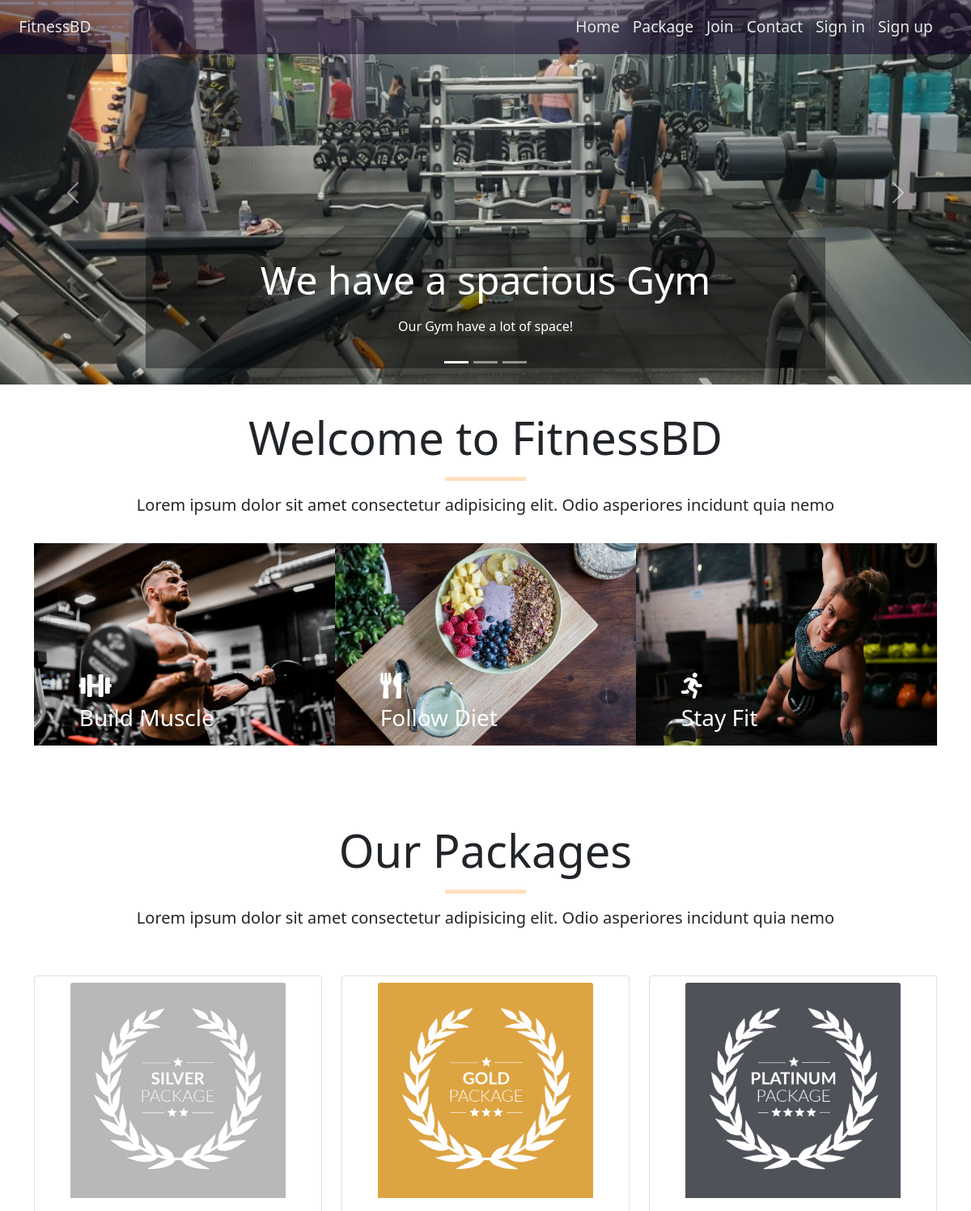
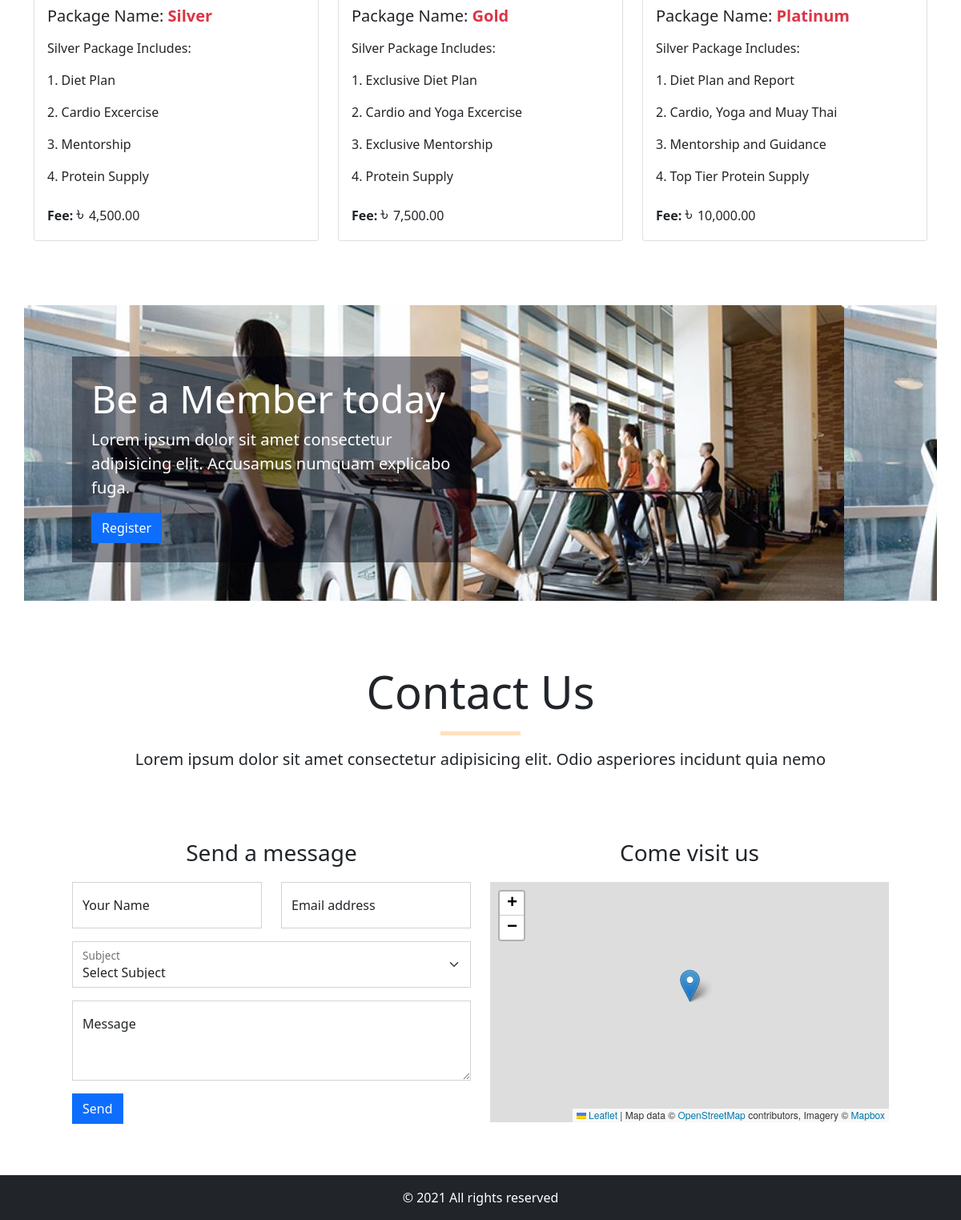
The page / on the database its author committed (2 pictures, top to bottom).
### tables this page shows
CREATE TABLE `slider` (
  `slider_id` int(11) NOT NULL,
  `slider_caption` varchar(128) NOT NULL,
  `slider_details` varchar(500) NOT NULL,
  `slider_image` varchar(255) NOT NULL,
  `slider_created` timestamp NOT NULL DEFAULT current_timestamp()
);

CREATE TABLE `package` (
  `package_id` int(11) NOT NULL,
  `package_name` varchar(20) NOT NULL,
  `package_details` text NOT NULL,
  `package_image` varchar(255) NOT NULL,
  `package_fee` float NOT NULL,
  `package_created` timestamp NOT NULL DEFAULT current_timestamp()
);

### core/main.php (called while the page is built, shortened)
<?php
    class Main
    {
        private $host = "localhost";
        private $user = "root";
        private $pass ="";
        private $database = "gym_manager";
        private function dbConnect()
        {
            try
            {
                $this->conn = new PDO('mysql:host='.$this->host.';dbname='.$this->database, $this->user, $this->pass);
            }
            catch(PDOException $Exception)
            {
                $this->errmsg = $Exception->getMessage();
            }
        }
    }
?>

### core/dashboard.php (called while the page is built, shortened)
<?php
    require_once "main.php";
    class Dashboard extends Main
    {
        public function viewPackages()
        {
            $this->sql = $this->conn->prepare("SELECT * FROM package");
            try
            {
                $this->sql->execute();
                if($this->sql->rowCount() > 0)
                {
                    $data = $this->sql->fetchAll(PDO::FETCH_OBJ);
                    return $data;
                }
                else
                {
                    return false;
                }
            }
            catch(PDOException $Exception)
            {
                $this->errmsg = $Exception->getMessage();
                $_SESSION['error'] = "Unexpected Error Occured. Please try again Later.<br> Error: ".$this->errmsg;
                return false;
            }
        }
        public function viewSlider()
        {
            $this->sql = $this->conn->prepare("SELECT * FROM slider ORDER BY slider_id DESC LIMIT 3");
            try
            {
                $this->sql->execute();
                if($this->sql->rowCount() > 0)
                {
                    $data = $this->sql->fetchAll(PDO::FETCH_OBJ);
                    return $data;
                }
                else
                {
                    return false;
                }
            }
            catch(PDOException $Exception)
            {
                $this->errmsg = $Exception->getMessage();
                $_SESSION['error'] = "Unexpected Error Occured. Please try again Later.<br> Error: ".$this->errmsg;
                return false;
            }
        }
    }
?>

### index.php (the view, shortened to what this page needs)
<?php
    require_once "core/dashboard.php";
    require_once "inc/header.php";
    require_once "inc/nav.php";
    $site = new Dashboard;
    $package = $site->viewPackages();
    $slider = $site->viewSlider();
?>
    <div class="container-fluid overflow-hidden sliderLanding" id="home-sec">
        <div class="row">
            <div class="col-12">
                <div id="sliderIndicators" class="carousel slide" data-bs-ride="carousel">
                    <ol class="carousel-indicators">
                        <li data-bs-target="#sliderIndicators" data-bs-slide-to="0" class="active"></li>
                        <li data-bs-target="#sliderIndicators" data-bs-slide-to="1"></li>
                        <li data-bs-target="#sliderIndicators" data-bs-slide-to="2"></li>
                    </ol>
                    <div class="carousel-inner">
                        <?php
                            if($slider != false)
                            {
                                $count = 0;
                                foreach($slider as $data)
                                {
                                    $count++;
                                    $sliderStats = null;
                                    if($count === 1)
                                    {
                                        $sliderStats = 'active';
                                    }
                        ?>
                        <div class="carousel-item <?=$sliderStats?>">
                            <img src="_resources/images/<?=$data->slider_image?>" class="d-block w-100" alt="...">
                            <div class="carousel-caption d-none d-md-block p-4">
                                <h5 class="display-5"><?=$data->slider_caption?></h5>
                                <p><?=$data->slider_details?></p>
                            </div>
                        </div>
                        <?php
                                }
                            }
                        ?>
                    </div>
                    <a class="carousel-control-prev" href="#sliderIndicators" role="button" data-bs-slide="prev">
                        <span class="carousel-control-prev-icon" aria-hidden="true"></span>
                    </a>
                    <a class="carousel-control-next" href="#sliderIndicators" role="button" data-bs-slide="next">
                        <span class="carousel-control-next-icon" aria-hidden="true"></span>
                    </a>
                </div>
            </div>
        </div>
    </div>
    <div class="container">
        <div class="row my-3 g-0">
            <div class="col-12">
                <div class="p-3 text-center">
                    <h2 class="display-4">Welcome to FitnessBD</h2>
                    <hr class="feat-separator">
                    <p class="fs-5">
                        Lorem ipsum dolor sit amet consectetur adipisicing elit. Odio asperiores incidunt quia nemo
                    </p>
                </div>
            </div>
            <div class="col-md-4 col-sm-12 feature-box">
                    <figure>
                        <img src="_resources/images/g.jpg" class="feature-img" alt="">
                    </figure>
                    <div class="feature-caption">
                        <i class="fs-2 text-white fas fa-dumbbell"></i>
                        <p class="fs-3 text-white">
                            Build Muscle
                        </p>
                    </div>
            </div>
            <div class="col-md-4 col-sm-12 feature-box">
                    <figure>
                        <img src="_resources/images/h.jpg" class="feature-img" alt="">
                    </figure>
                    <div class="feature-caption">
                        <i class="fs-2 text-white fas fa-utensils"></i>
                        <p class="fs-3 text-white">
                            Follow Diet
                        </p>
                    </div>
            </div>
            <div class="col-md-4 col-sm-12 feature-box">
                    <figure>
                        <img src="_resources/images/i.jpg" class="feature-img" alt="">
                    </figure>
                    <div class="feature-caption">
                        <i class="fs-2 text-white fas fa-running"></i>
                        <p class="fs-3 text-white">
                            Stay Fit
                        </p>
                    </div>
            </div>
        </div>
    </div>
    <div class="container overflow-hidden my-3 pt-5" id="package">
        <div class="row g-4">
            <div class="col-12">
                <div class="p-3 text-center">
                    <h2 class="display-4">Our Packages</h2>
                    <hr class="feat-separator">
                    <p class="fs-5">
                        Lorem ipsum dolor sit amet consectetur adipisicing elit. Odio asperiores incidunt quia nemo
                    </p>
                </div>
            </div>
            <?php
                if($package != false)
                {
                    foreach($package as $data)
                    {
                        $fee = "<span class='bdt'>&#2547; </span>".number_format($data->package_fee, 2);
            ?>
            <div class="col-md-4 col-sm-12">
                <div class="card mb-3">
                     <?php
                        if(isset($data->package_image))
                        {
                            echo '<img src="_resources/images/'.$data->package_image.'" alt="" class="card-img-top w-75 d-flex mx-auto my-2">';
                        }
                        else
                        {
                            echo '<img src="_resources/images/default.jpg" alt="" class="card-img-top w-75 d-flex mx-auto my-2">';
                        }
                    ?>
                    <div class="card-body">
                        <h5 class="card-title">
                            Package Name:
                            <strong class="text-danger"><?=$data->package_name?></strong>
                        </h5>
                        <p class="card-text"><?=$data->package_details?></p>
                        <p class="card-text"><strong>Fee:</strong> <?=$fee?></p>
                    </div>
                </div>
            </div>
            <?php
                    }
                }
            ?>
        </div>
    </div>
    <div class="container my-3 pt-5" id="join">
        <div class="row register-block p-5">
            <div class="col-6 mt-3 me-auto">
                <div class="reg-text text-white p-4">
                    <h3 class="display-5">Be a Member today</h3>
                    <p class="lead">
                        Lorem ipsum dolor sit amet consectetur adipisicing elit. Accusamus numquam explicabo fuga.
                    </p>
                    <a href="signup.php" class="btn btn-primary rounded-0">Register</a>
                </div>
            </div>
        </div>
    </div>
    <div class="container my-3 pt-5" id="contact">
            <div class="col-12">
                <div class="p-3 text-center">
                    <h2 class="display-4">Contact Us</h2>
                    <hr class="feat-separator">
                    <p class="fs-5">
                        Lorem ipsum dolor sit amet consectetur adipisicing elit. Odio asperiores incidunt quia nemo
                    </p>
                </div>
            </div>
        <div class="row p-5">
            <div class="col-md-6 col-sm-12">
                <p class="fs-3 text-center">Send a message</p>
                <form action="process/feedback.php" method="POST">
                    <div class="row mb-3">
                        <div class="col">
                            <div class="form-floating">
                                <input type="text" class="form-control rounded-0" id="fullName" name="fname" placeholder="John Doe">
                                <label for="fullName">Your Name</label>
                            </div>
                        </div>
                        <div class="col">
                            <div class="form-floating">
                                <input type="email" class="form-control rounded-0" id="emailAddress" name="mail" placeholder="name@example.com">
                                <label for="emailAddress">Email address</label>
                            </div>
                        </div>
                    </div>
                    <div class="form-floating mb-3">
                        <select class="form-select rounded-0" id="subject" name="subject" aria-label="Floating label select">
                            <option selected disabled>Select Subject</option>
                        </select>
                        <label for="subject">Subject</label>
                    </div>
                    <div class="form-floating mb-3">
                        <textarea class="form-control rounded-0" placeholder="Leave a comment here" id="feedback" name="feedback" style="height: 100px"></textarea>
                        <label for="feedback">Message</label>
                    </div>
                    <button class="btn btn-primary rounded-0" name="feedbackBtn">Send</button>
                </form>
            </div>
            <div class="col-md-6 col-sm-12">
                <p class="fs-3 text-center">Come visit us</p>
                <div id="map"></div>
                <link rel="stylesheet" href="https://unpkg.com/leaflet@1.7.1/dist/leaflet.css"/>
            </div>
        </div>
    </div>
<?php
    require_once "inc/footer.php";
?>

### _resources/stylesheets/style.css (style rules this page uses)
.bdt { font-size: 24px!important; }
.sliderLanding { padding-left: 0 !important; padding-right: 0 !important; }
.sliderLanding img { height: 475px !important; object-fit: cover !important; }
.sliderLanding .carousel-caption { background-color: rgba(0, 0, 0, 0.40); }
.feat-separator { width: 100px; border-top: 5px solid #ff8800; margin: 15px auto; height: 0 !important; }
.feature-box { position: relative; }
.feature-box figure { width: 100%; overflow: hidden; }
.feature-box .feature-img { width: 100%; height: 250px; object-fit: cover; object-position: center; transition: all .6s ease; }
.feature-box .feature-caption { position: absolute; top: 60%; left: 15%; }
.register-block { background: url(../images/k.jpg); object-fit: contain; object-position: top; }
.register-block .reg-text { background-color: hsla(240, 100%, 3%, 0.445); }
#map { height: 300px; width: 100%; }

### rows shown on the page
slider: slider_image (picture), slider_caption "We have a spacious Gym", slider_details "Our Gym have a lot of space!"
package: package_image (picture), package_name "Silver", package_details "Silver Package Includes: 1. Diet Plan 2. Cardio Excercise 3. Mentorship 4. Protein Supply", package_fee "4,500.00"
package: package_image (picture), package_name "Gold", package_details "Silver Package Includes: 1. Exclusive Diet Plan 2. Cardio and Yoga Excercise 3. Exclusive Mentorship 4. Protein Supply", package_fee "7,500.00"
package: package_image (picture), package_name "Platinum", package_details "Silver Package Includes: 1. Diet Plan and Report 2. Cardio, Yoga and Muay Thai 3. Mentorship and Guidance 4. Top Tier Protein Supply", package_fee "10,000.00"
